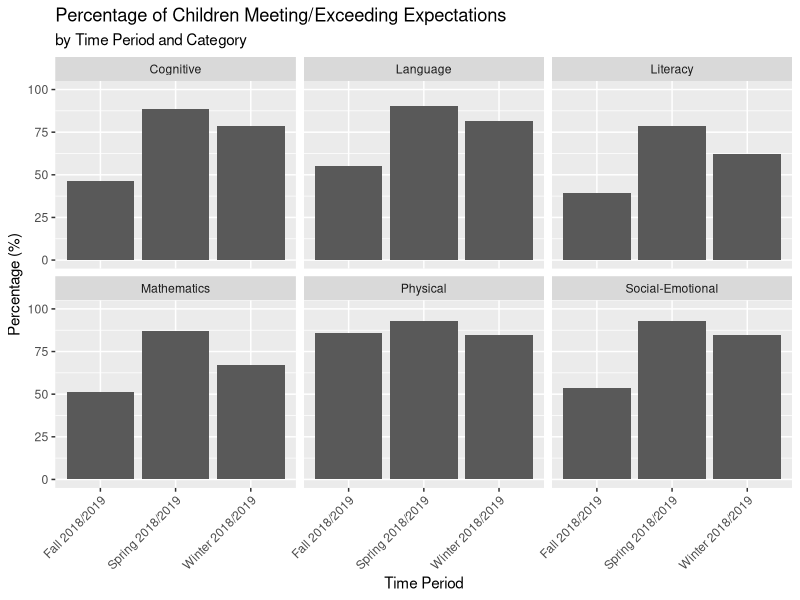
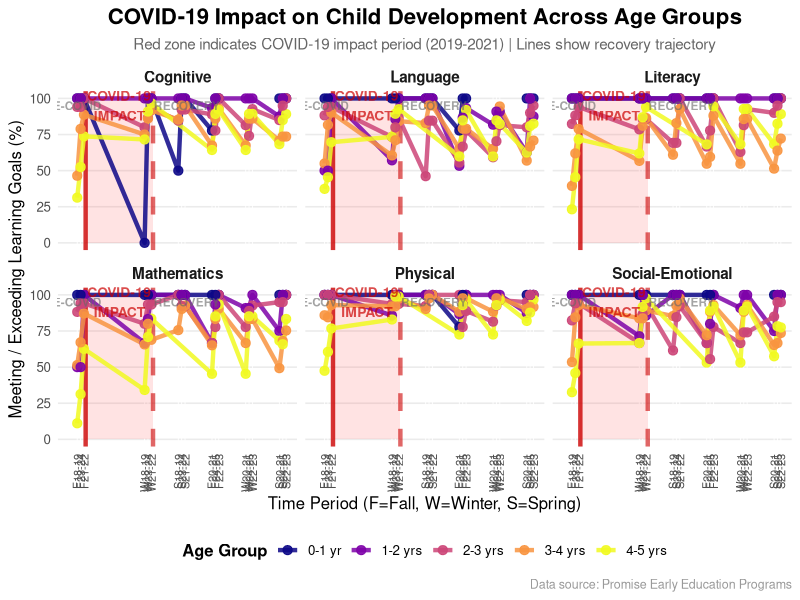
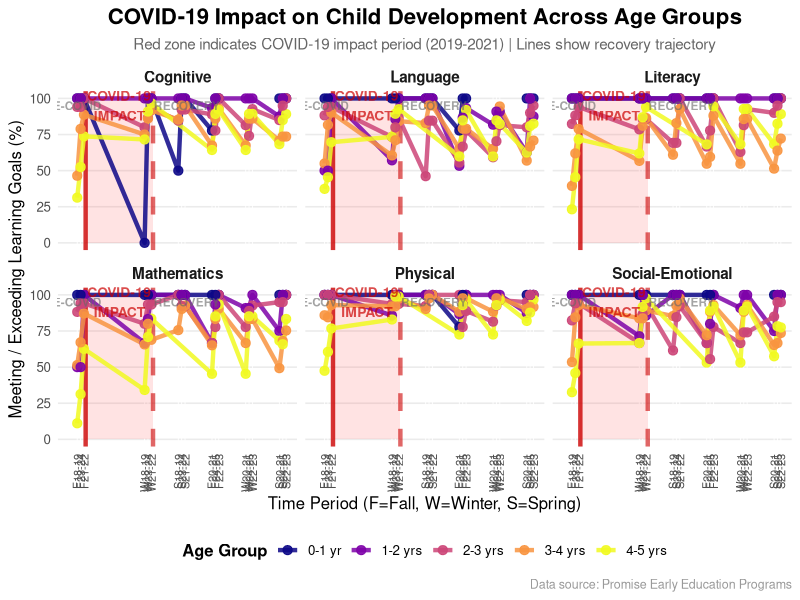

Here is the R script that generated these plots, in order:
## ---- chunk 1
library(tidyverse)
library(broom)
library(readxl)
library(dplyr)
library(skimr)
## ---- chunk 2
prof_2018_2019 <- read_excel("../data/ignore/file_show.xlsx")
## ---- chunk 3
glimpse(prof_2018_2019)
## ---- chunk 4
skim(prof_2018_2019)
## ---- chunk 5
categorized_data_2018_2019 <- prof_2018_2019 |>
  group_by(`Time Period`, `Category`) |>
  summarise(
    `Total # Children` = sum(`# Children`, na.rm = TRUE), 
    `Meeting / Exceeding Children` = sum(`# Meeting / Exceeding`, na.rm = TRUE), 
    `% percentage` = round(`Meeting / Exceeding Children` / `Total # Children` * 100, 2),
    .groups = "drop"
  )
## ---- chunk 6
ggplot(categorized_data_2018_2019, aes(x = `Time Period`, y = `% percentage`)) +
  geom_col() +
  facet_wrap(~ `Category`) +
  ylim(0, 100) +
  labs(
    title = "Percentage of Children Meeting/Exceeding Expectations",
    subtitle = "by Time Period and Category",
    x = "Time Period",
    y = "Percentage (%)"
  ) + 
  theme(axis.text.x = element_text(angle = 45, hjust = 1))
## ---- chunk 7
X2018_2019 <- read_excel("../data/ignore/2018-2019.xlsx")
X2020_2021 <- read_excel("../data/ignore/2020-2021.xlsx")
X2021_2022 <- read_excel("../data/ignore/2021-2022.xlsx")
X2022_2023 <- read_excel("../data/ignore/2022-2023.xlsx")
X2023_2024 <- read_excel("../data/ignore/2023-2024.xlsx")
X2024_2025 <- read_excel("../data/ignore/2024-2025.xlsx")

## ---- chunk 8


# First Mix all the data from different years
data <- bind_rows( X2018_2019 |> select(Category, `# Children`, Age, `# Meeting / Exceeding`, `Time Period`) |> 
mutate(`# Children` = suppressWarnings(as.numeric(`# Children`)), 
           `# Meeting / Exceeding` = suppressWarnings(as.numeric(`# Meeting / Exceeding`)), 
year = "18-19"),
X2020_2021 |> select(Category, `# Children`, Age, `# Meeting / Exceeding`, `Time Period`) |> 
mutate(`# Children` = suppressWarnings(as.numeric(`# Children`)), 
           `# Meeting / Exceeding` = suppressWarnings(as.numeric(`# Meeting / Exceeding`)), 
 year = "20-21"), 
X2021_2022 |> select(Category, `# Children`, Age, `# Meeting / Exceeding`, `Time Period`) |> 
mutate(`# Children` = suppressWarnings(as.numeric(`# Children`)), 
           `# Meeting / Exceeding` = suppressWarnings(as.numeric(`# Meeting / Exceeding`)), 
year = "21-22"),
X2022_2023 |> select(Category, `# Children`, Age, `# Meeting / Exceeding`, `Time Period`) |> 
mutate(`# Children` = suppressWarnings(as.numeric(`# Children`)), 
           `# Meeting / Exceeding` = suppressWarnings(as.numeric(`# Meeting / Exceeding`)), 
year = "22-23"),
X2023_2024 |> select(Category, `# Children`, Age, `# Meeting / Exceeding`, `Time Period`) |> 
mutate(`# Children` = suppressWarnings(as.numeric(`# Children`)), 
           `# Meeting / Exceeding` = suppressWarnings(as.numeric(`# Meeting / Exceeding`)), 
year = "23-24"),
X2024_2025 |> select(Category, `# Children`, Age, `# Meeting / Exceeding`, `Time Period`) |> 
mutate(`# Children` = suppressWarnings(as.numeric(`# Children`)), 
           `# Meeting / Exceeding` = suppressWarnings(as.numeric(`# Meeting / Exceeding`)), 
year = "24-25")
)

## add labels and calculate percentages
data <- data |> mutate(
season = case_when(
str_detect(`Time Period`, "Fall") ~ "F",
str_detect(`Time Period`, "Winter") ~ "W",
str_detect(`Time Period`, "Spring") ~ "S"
    ),
label = paste0(season, year),
sort_num = as.numeric(str_sub(year, 1, 2)) * 10 + match(season, c("F","W","S"))
  ) |>
drop_na() |>
group_by(label, Category, Age, sort_num) |>
summarise(percent = sum(`# Meeting / Exceeding`) / sum(`# Children`) * 100, .groups = "drop")

# Show where COVID start and where it ends
covid_start <- 183.5
covid_end <- 203.5

# Create the plot
covid_plot <- ggplot(data, aes(x = sort_num, y = percent, color = Age, group = Age)) +
annotate("rect", xmin = covid_start, xmax = covid_end, ymin = 0, ymax = 100, 
fill = "#ff4443", alpha = 0.15) +
geom_vline(xintercept = covid_start, color = "#cc0000", size = 1.5, 
linetype = "solid", alpha = 0.8) +
geom_vline(xintercept = covid_end, color = "#cc0000", size = 1.5, 
linetype = "dashed", alpha = 0.6) +
geom_line(size = 1.5, alpha = 0.85) +
geom_point(size = 2.8, alpha = 0.9) +
annotate("text", x = covid_start - 5, y = 95, label = "PRE-COVID", 
color = "gray40", fontface = "bold", size = 3, alpha = 0.6) +
annotate("text", x = (covid_start + covid_end) / 2, y = 95, label = "COVID-19\nIMPACT", 
color = "#cc0000", fontface = "bold", size = 3.5, alpha = 0.7) +
annotate("text", x = covid_end + 10, y = 95, label = "RECOVERY", 
color = "gray40", fontface = "bold", size = 3, alpha = 0.6) +
facet_wrap(~Category, ncol = 3) +
scale_color_viridis_d(option = "plasma", 
labels = c("0-1 yr", "1-2 yrs", "2-3 yrs", "3-4 yrs", "4-5 yrs")) +
scale_x_continuous(breaks = unique(data$sort_num),
labels = unique(data$label)[order(unique(data$sort_num))]) +
ylim(0, 100) +
labs(title = "COVID-19 Impact on Child Development Across Age Groups",
subtitle = "Red zone indicates COVID-19 impact period (2019-2021) | Lines show recovery trajectory",
x = "Time Period (F=Fall, W=Winter, S=Spring)", 
y = "Meeting / Exceeding Learning Goals (%)", 
color = "Age Group",
caption = "Data source: Promise Early Education Programs") +
theme_minimal(base_size = 12) +
theme(plot.title = element_text(face = "bold", size = 16, hjust = 0.5),
plot.subtitle = element_text(size = 11, hjust = 0.5, color = "gray40"),
axis.text.x = element_text(angle = 90, hjust = 1, vjust = 0.5, size = 8),
strip.text = element_text(face = "bold", size = 11),
legend.position = "bottom",
legend.title = element_text(face = "bold"),
panel.grid.minor = element_blank(),
panel.grid.major.x = element_line(color = "gray100", size = 0.3),
plot.caption = element_text(hjust = 1, color = "gray60", size = 9))

# Save and show
ggsave("covid_impact_enhanced.png", covid_plot, width = 20, height = 12, dpi = 300)
covid_plot
